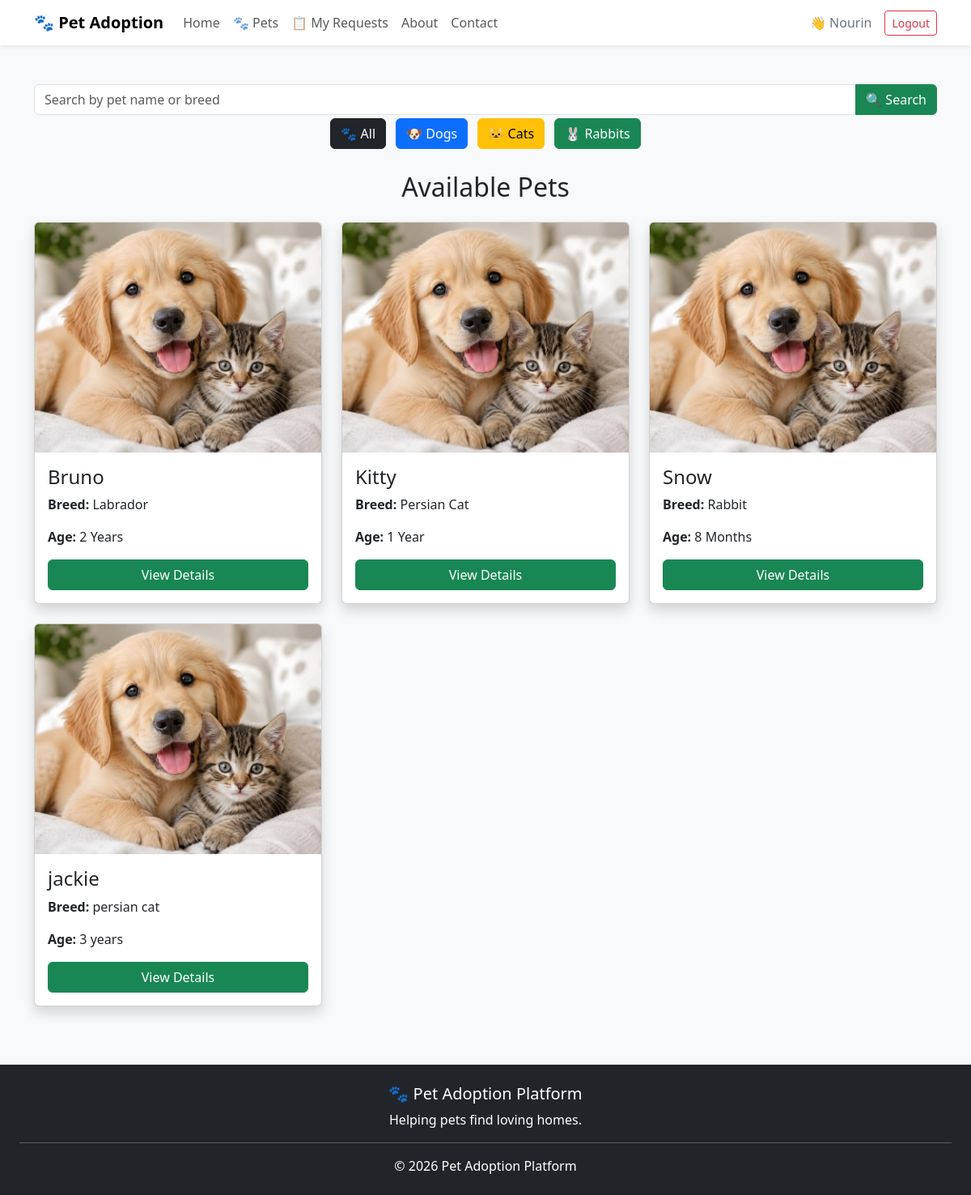
Before: /pets (signed in) with the older database file.
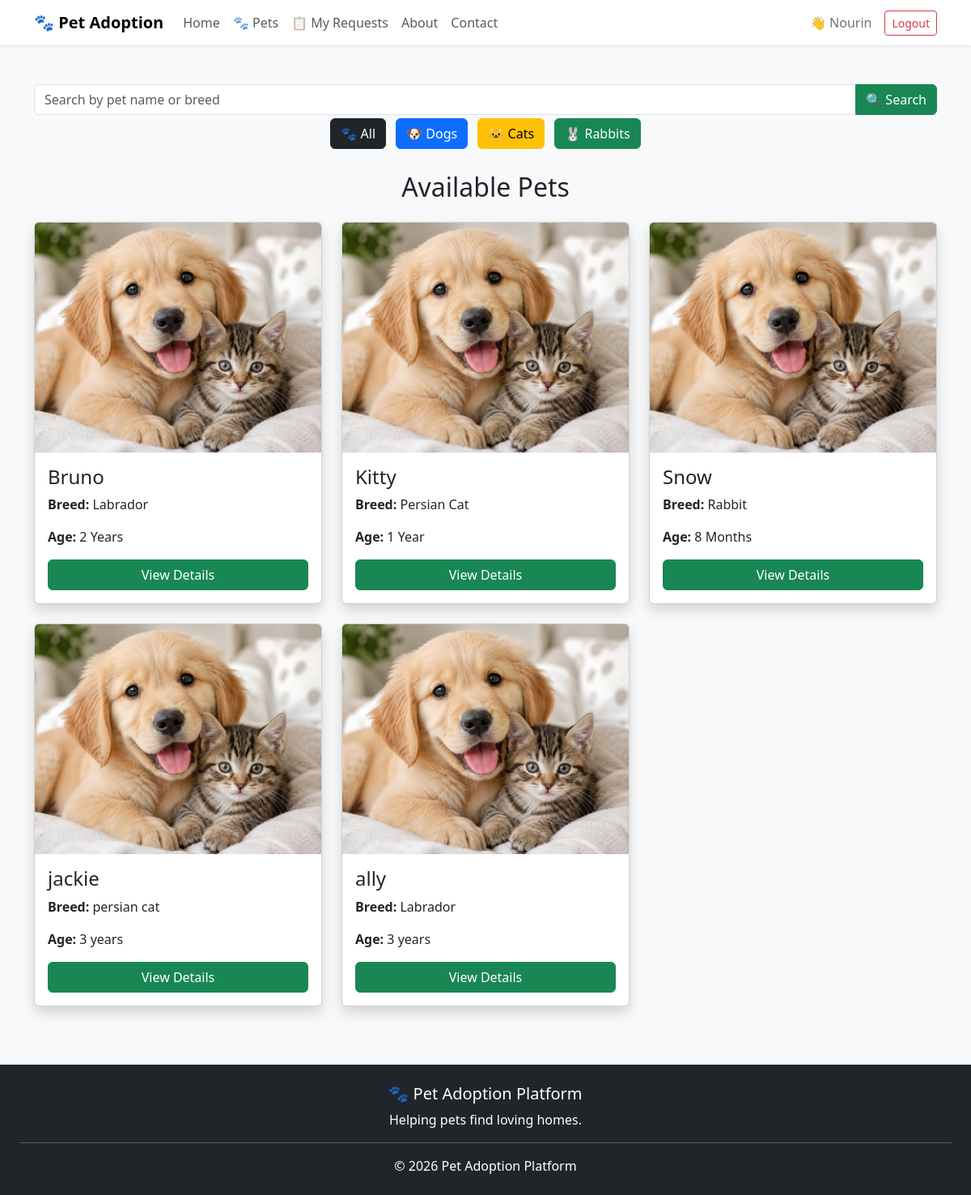
After: the same page with the newer database file.
### tables this page shows
CREATE TABLE pets(
        id INTEGER PRIMARY KEY AUTOINCREMENT,
        name TEXT,
        breed TEXT,
        age TEXT,
        gender TEXT,
        vaccinated TEXT,
        description TEXT,
        image TEXT
    , status TEXT DEFAULT 'Available', shelter_id INTEGER);

### app.py (the view)
@app.route('/pets')
def pets():
    if 'user' not in session:
        return redirect(url_for('login'))
    search = request.args.get('search')
    print("Search =", search)
    conn = sqlite3.connect("database.db")
    cursor = conn.cursor()
    if search:
        cursor.execute("""
        SELECT * FROM pets
        WHERE status='Available'
        AND (name LIKE ? OR breed LIKE ?)
        """, (f"%{search}%", f"%{search}%"))
    else:
        cursor.execute("SELECT * FROM pets WHERE status='Available'")
    pets = cursor.fetchall()
    print("Pets Found =", pets)
    conn.close()
    return render_template("pets.html", pets=pets)

### templates/pets.html (shortened to what this page needs)
<!DOCTYPE html>
<html lang="en">
<head>
    <link href="https://cdn.jsdelivr.net/npm/bootstrap@5.3.3/dist/css/bootstrap.min.css" rel="stylesheet">
</head>
<body class="bg-light">
{% include 'navbar.html' %}
<div class="container mt-5">
    <form method="GET" action="{{ url_for('pets') }}" class="mb-4">
    <div class="input-group">
        <input
            type="text"
            name="search"
            class="form-control"
            placeholder="Search by pet name or breed">
        <button class="btn btn-success">
            🔍 Search
        </button>
    </div>
<div class="text-center mb-4">
    <a href="{{ url_for('pets') }}" class="btn btn-dark m-1">
        🐾 All
    </a>
    <a href="{{ url_for('pets', category='Labrador') }}" class="btn btn-primary m-1">
        🐶 Dogs
    </a>
    <a href="{{ url_for('pets', category='Persian') }}" class="btn btn-warning m-1">
        🐱 Cats
    </a>
    <a href="{{ url_for('pets', category='Rabbit') }}" class="btn btn-success m-1">
        🐰 Rabbits
    </a>
</div>
</form>
    <h2 class="text-center mb-4">Available Pets</h2>
    <div class="row">
        {% for pet in pets %}
        <div class="col-md-4 mb-4">
            <div class="card shadow">
                <img src="{{ url_for('static', filename='images/' + pet[7]) }}"
                     class="card-img-top">
                <div class="card-body">
                    <h4>{{ pet[1] }}</h4>
                    <p><strong>Breed:</strong> {{ pet[2] }}</p>
                    <p><strong>Age:</strong> {{ pet[3] }}</p>
                    <a href="/pet_details/{{ pet[0] }}"
                       class="btn btn-success w-100">
                        View Details
                    </a>
                </div>
            </div>
        </div>
        {% endfor %}
    </div>
</div>
{% include 'footer.html' %}
</body>
</html>

### templates/navbar.html (shortened to what this page needs)
<nav class="navbar navbar-expand-lg bg-white shadow-sm">
    <div class="container">
        <a class="navbar-brand fw-bold" href="{{ url_for('home') }}">
            🐾 Pet Adoption
        </a>
        <div class="collapse navbar-collapse" id="mainNavbar">
            <ul class="navbar-nav me-auto mb-2 mb-lg-0">
                <li class="nav-item">
                    <a class="nav-link"
                       href="{{ url_for('home') }}">
                        Home
                    </a>
                </li>
                {% if session.get('user') %}
                    {% if session.get('user') != 'Admin' %}
                    <li class="nav-item">
                        <a class="nav-link"
                           href="{{ url_for('pets') }}">
                            🐾 Pets
                        </a>
                    </li>
                    <li class="nav-item">
                        <a class="nav-link"
                           href="{{ url_for('my_requests') }}">
                            📋 My Requests
                        </a>
                    </li>
                    {% endif %}
                {% endif %}
                <li class="nav-item">
                    <a class="nav-link"
                       href="{{ url_for('about') }}">
                        About
                    </a>
                </li>
                <li class="nav-item">
                    <a class="nav-link"
                       href="{{ url_for('contact') }}">
                        Contact
                    </a>
                </li>
            </ul>
            <div class="d-flex align-items-center">
                {% if session.get('user') %}
                    <span class="me-3 text-secondary">
                        👋 {{ session.get('user') }}
                    </span>
                    <a href="{{ url_for('logout') }}"
                       class="btn btn-outline-danger btn-sm">
                        Logout
                    </a>
                {% endif %}
            </div>
        </div>
    </div>
</nav>

### templates/footer.html
<footer class="bg-dark text-white text-center p-4 mt-5">
    <h5>🐾 Pet Adoption Platform</h5>
    <p>
        Helping pets find loving homes.
    </p>
    <hr class="bg-light">
    <p class="text-center mb-0">
    © 2026 Pet Adoption Platform
</p>
</footer>

Changed rows visible on the page:
added pets: image (picture), name "ally", breed "Labrador", age "3 years"
